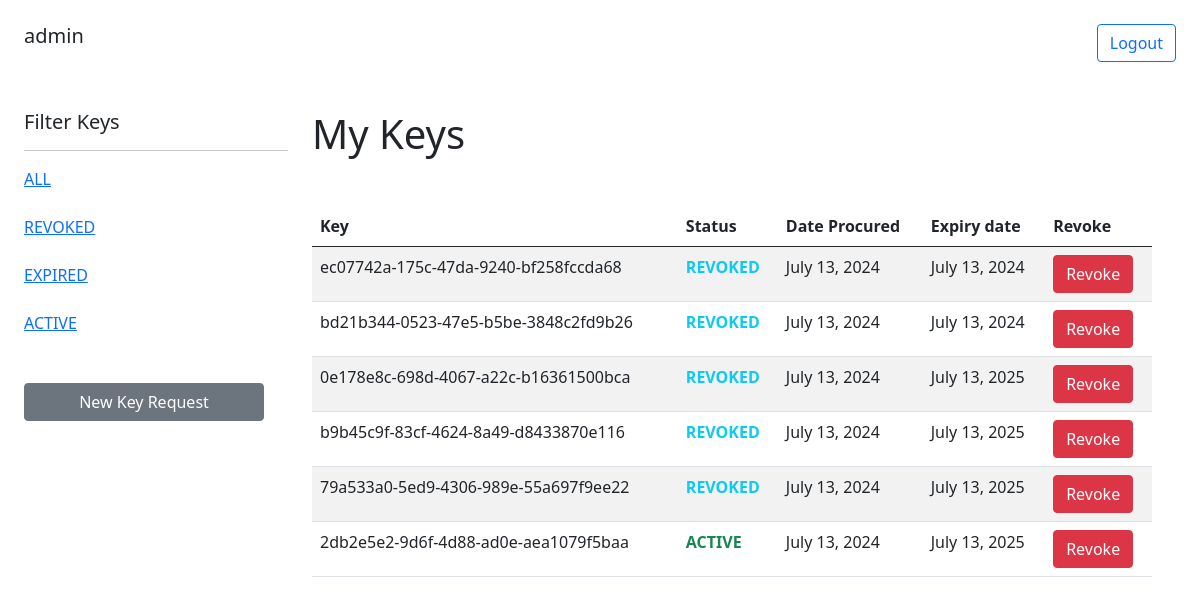
Screenshot of / (signed in) with the database file from the repository.
### key_manager/models.py (models this page shows, shortened)
class Accesskey(models.Model):
    status_choices={
        'ACTIVE':'active',
       'EXPIRED':'expired',
       'REVOKED':'revoked'
    }
    key=models.UUIDField(default=uuid.uuid4,editable=False,unique=True)
    user=models.ForeignKey(User,on_delete=models.CASCADE)
    status=models.CharField(max_length=50,choices=status_choices)
    date_procured=models.DateField(auto_now_add=True)
    expiry_date=models.DateField()

### key_manager/views.py (the view)
# urls.py: path('', views.index, name='index'),
@login_required(login_url='account_login')
def index(request):
    q = request.GET.get('q') if request.method == 'GET' else ''
    if q:
        keys = Accesskey.objects.filter(Q(status__icontains=q), user=request.user)
    else:
        try:
            active_key=Accesskey.objects.get(user=request.user, status='ACTIVE')
            if active_key:
                active_key.status = update_status(active_key)
                active_key.save()
        except Exception:
            keys = Accesskey.objects.filter(user=request.user)
        keys = Accesskey.objects.filter(user=request.user)
    context = {
        'keys': keys,
    }
    return render(request, 'key_manager/index.html', context)

### key_manager/views.py (called while the page is built)
def update_status(key):
        return 'EXPIRED' if datetime.now().date() >= key.expiry_date else 'ACTIVE'

### key_manager/templates/key_manager/index.html (shortened to what this page needs)
<!DOCTYPE html>
<html lang="en">
<head>
    <link href="https://cdn.jsdelivr.net/npm/bootstrap@5.0.2/dist/css/bootstrap.min.css"
         rel="stylesheet"
>
</head>
<body>
    <div class="row p-4">
        <div class="col float-end w-100">
            {% if user.is_authenticated %}
             <h5>{{user.username}}
                 <a href="{% url 'account_logout' %}" class="float-end"><button class="btn btn-md btn-outline-primary"> Logout</button></a>
             </h5>
            {% else %}
            <a href="{% url 'account_login' %}" class="float-end"><button class="btn btn-md btn-outline-primary">Login</button></a>
            {% endif %}
        </div>
    </div>
    <div class="container-flex p-4">
        <div class="row w-100">
            <div class="col-lg-3 vh-100">
                <h5>Filter Keys</h5><hr>
                <a href="{% url 'index' %}?q="><p class="mb-4">ALL</p></a>
                <a href="{% url 'index' %}?q=revoked"><p class="mb-4">REVOKED</p></a>
                <a href="{% url 'index' %}?q=expired"><p class="mb-4">EXPIRED</p></a>
                <a href="{% url 'index' %}?q=active"><p class="mb-4">ACTIVE</p></a>
                <div class="row w-100 mt-5">
                    <a href="{% url 'key-request' %}"><button class="btn btn-secondary w-100">New Key Request</button></a>
                </div>
            </div>
            <div class="col-lg-9 vh-100">
                <h1 class="display-6 mb-5">My Keys</h1>
                <table class="table table-striped">
                    <thead>
                        <th>Key</th>
                        <th>Status</th>
                        <th>Date Procured</th>
                        <th>Expiry date</th>
                        {% if request.user.is_superuser %}
                            <th>Revoke</th>
                        {% endif %}
                    </thead>
                    <tbody>
                        {% for key in keys %}
                        <tr>
                            <td>{{key.key}}</td>
                            {% if key.status == 'ACTIVE' %}
                            <td class="text-success fw-bolder">{{key.status}}</td>
                            {% elif key.status == 'REVOKED' %}
                            <td class="text-info fw-bolder">{{key.status}}</td>
                            {% else %}
                            <td class="text-danger fw-bolder">{{key.status}}</td>
                            {% endif %}
                            <td>{{key.date_procured}}</td>
                            <td>{{key.expiry_date}}</td>
                            {% if request.user.is_superuser %}
                                <td><a href="{% url 'revoke' key.id %}"><button class="btn btn-danger btn-md">Revoke</button></a></td>
                            {% endif %}
                        </tr>
                        {% endfor %}
                    </tbody>
                </table>
            </div>
        </div>
    </div>
</body>
</html>

### rows the page displays
Accesskey: key "ec07742a-175c-47da-9240-bf258fccda68", status "REVOKED", date_procured "July 13, 2024", expiry_date "July 13, 2024"
Accesskey: key "bd21b344-0523-47e5-b5be-3848c2fd9b26", status "REVOKED", date_procured "July 13, 2024", expiry_date "July 13, 2024"
Accesskey: key "0e178e8c-698d-4067-a22c-b16361500bca", status "REVOKED", date_procured "July 13, 2024", expiry_date "July 13, 2025"
Accesskey: key "b9b45c9f-83cf-4624-8a49-d8433870e116", status "REVOKED", date_procured "July 13, 2024", expiry_date "July 13, 2025"
Accesskey: key "79a533a0-5ed9-4306-989e-55a697f9ee22", status "REVOKED", date_procured "July 13, 2024", expiry_date "July 13, 2025"
Accesskey: key "2db2e5e2-9d6f-4d88-ad0e-aea1079f5baa", status "ACTIVE", date_procured "July 13, 2024", expiry_date "July 13, 2025"

### other values shown
{{ user.username }} "admin"
